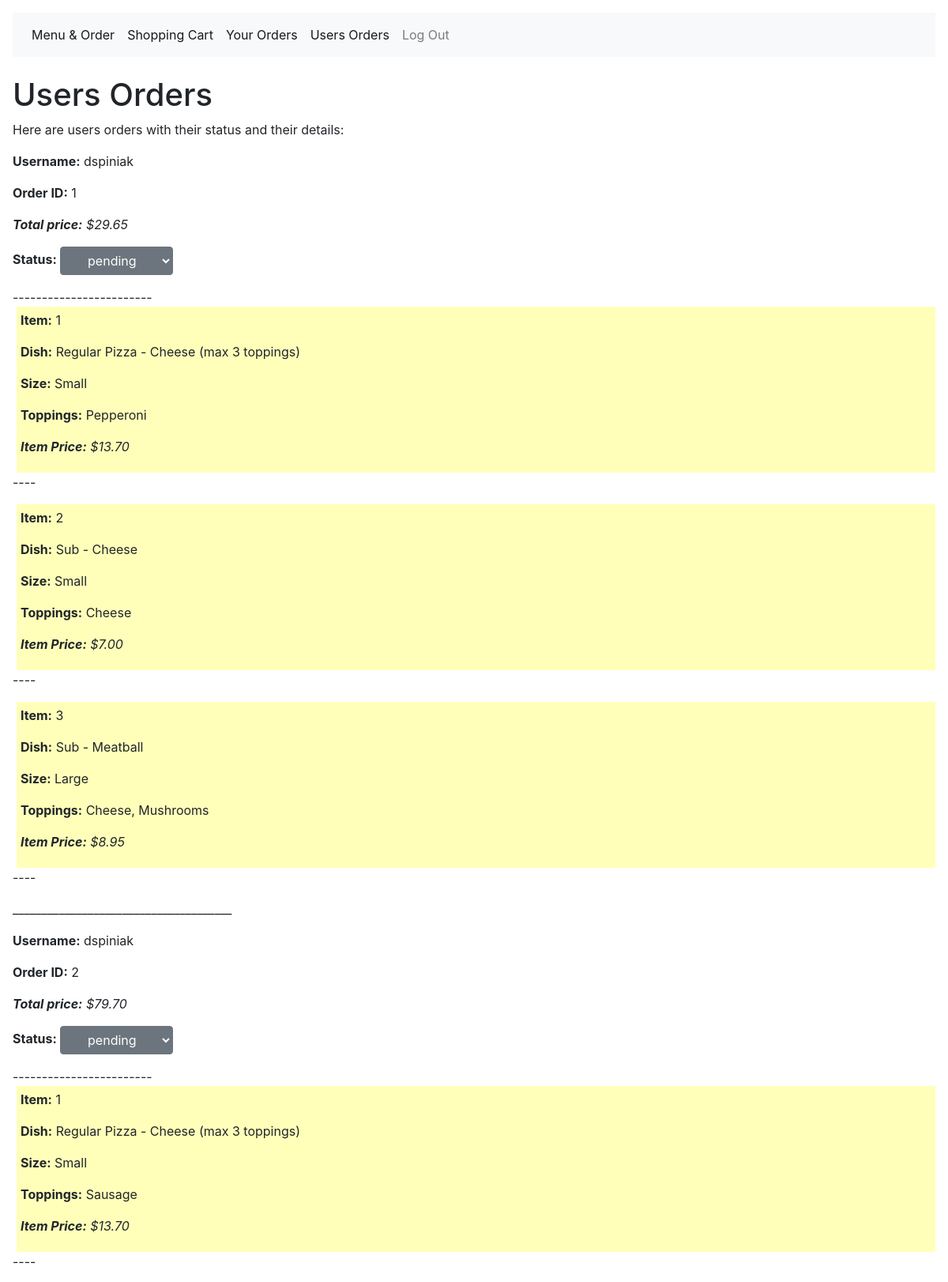
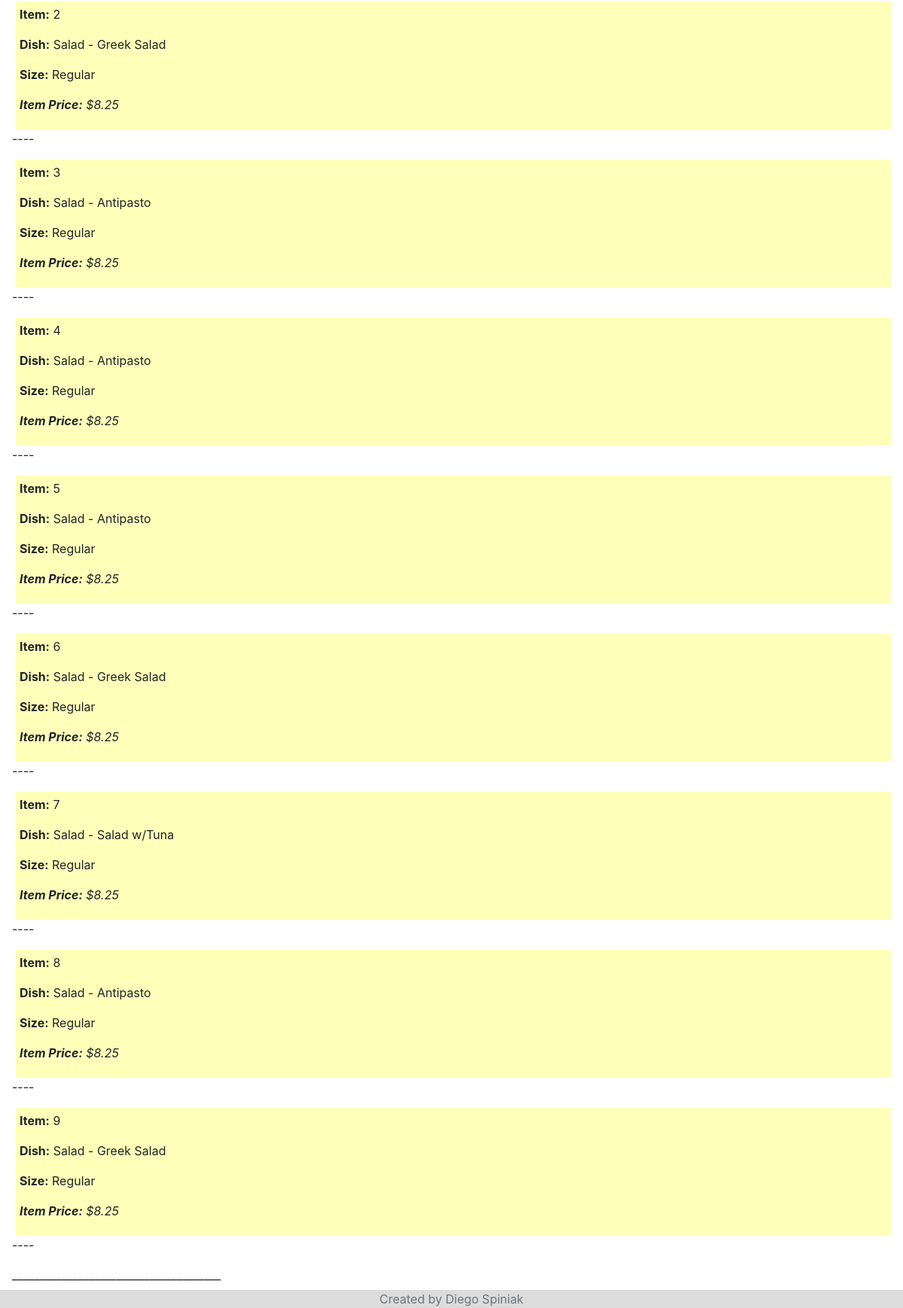
Before: /users_orders (signed in) with the older database file (2 pictures, top to bottom).
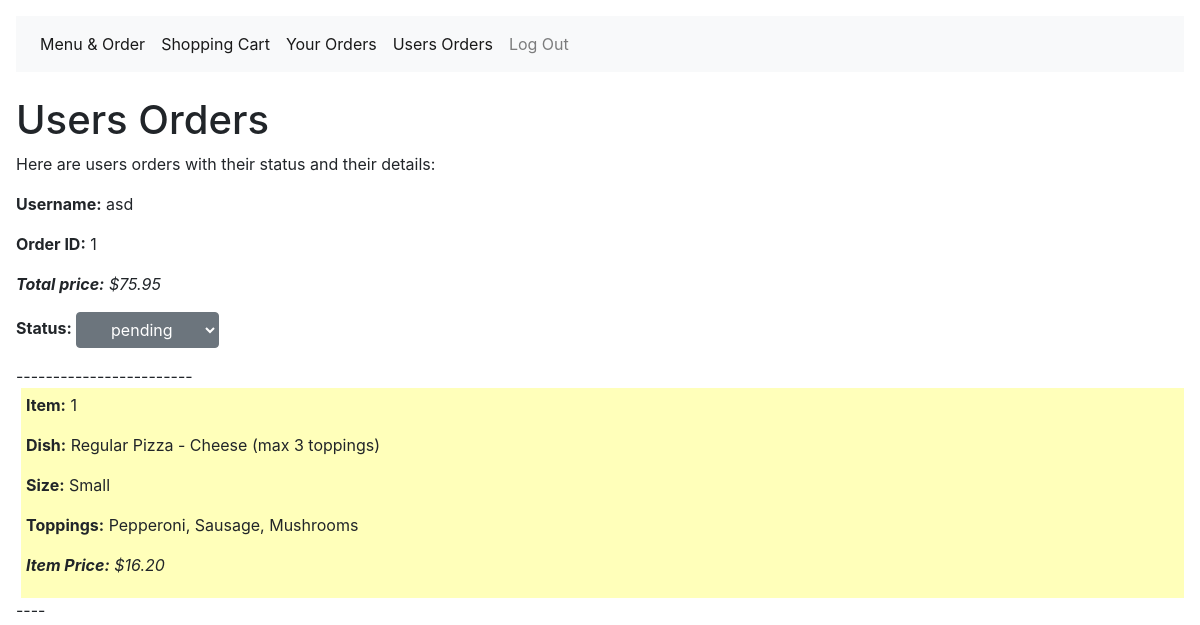
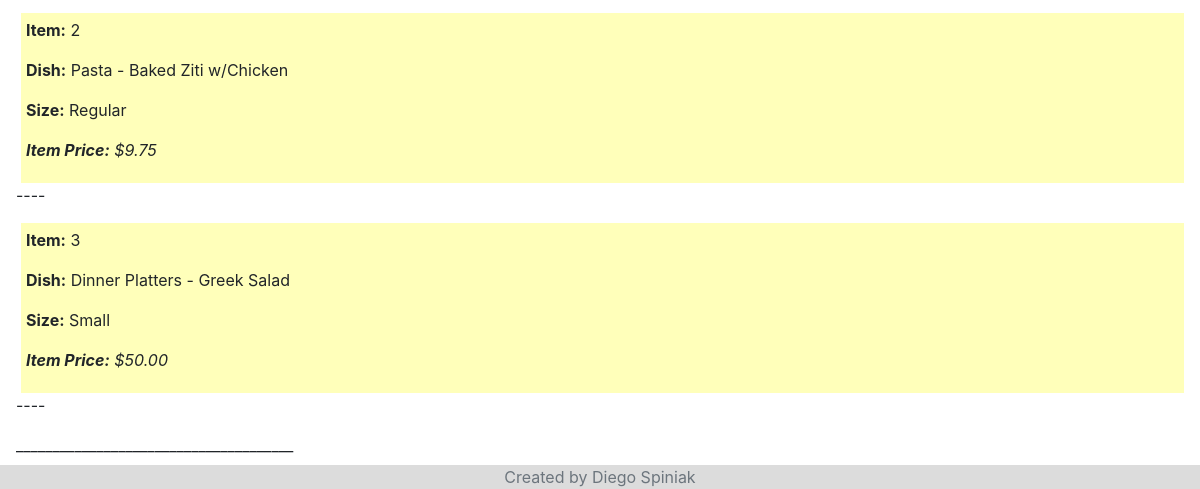
After: the same page with the newer database file (2 pictures, top to bottom).
### orders/models.py (models this page shows, shortened)
class ShoppingCart(models.Model):
    status_choices = (
        ("unconfirmed", "unconfirmed"),
        ("pending", "pending"),
        ("complete", "complete")
    )
    username = models.ForeignKey(User, on_delete=models.CASCADE)
    orders = models.ManyToManyField(Order)
    total_price = models.DecimalField(max_digits=6, decimal_places=2)
    status = models.CharField(
        max_length = 20,
        choices = status_choices,
        default = 'unconfirmed'
        )
    def __str__(self):
        return f"{self.username} has orders. Status {self.status}. Total is ${self.total_price}"

class Order(models.Model):
    username = models.ForeignKey(User, on_delete=models.CASCADE)
    food_type = models.ForeignKey(FoodType, on_delete=models.CASCADE)
    size = models.ForeignKey(Size, blank=True, on_delete=models.CASCADE)
    toppings = models.ManyToManyField(Topping, blank=True)
    order_price = models.DecimalField(max_digits=6, decimal_places=2, default=0)

class FoodType(models.Model):
    category = models.CharField(max_length=20)
    base = models.CharField(max_length=30)
    toppings = models.ManyToManyField(Topping, blank=True)
    size = models.ManyToManyField(Size)

class Size(models.Model):
    size = models.CharField(max_length=10)

class Topping(models.Model):
    topping = models.CharField(max_length=20)
    def __str__(self):
        return f"{self.topping}"

### orders/views.py (the view)
# urls.py: path("users_orders", views.users_orders,name="users_orders"),
def users_orders(request):
    if request.user.is_authenticated and request.user.is_superuser:
        shopping_carts = ShoppingCart.objects.exclude(status="unconfirmed")
        print(f"GOT USERS ORDERS FROM DB: {shopping_carts}")
        status_choices = ShoppingCart.status_choices
        context = {
            "shopping_carts": shopping_carts,
            "status_choices": status_choices
            }
    return render(request, "users_orders.html", context)

### orders/templates/users_orders.html (shortened to what this page needs)
{% extends "base.html" %}
{% load static %}
{% block content %}
  <h1>Users Orders</h1>
  {% if request.user.is_superuser %}
    {% if shopping_carts %}
      <p>Here are users orders with their status and their details:</p>
      <form id="cart_status" method="post">
      {% for shopping_cart in shopping_carts %}
          <p><b>Username:</b> {{ shopping_cart.username }}</p>
          <p><b>Order ID:</b> {{ forloop.counter }} </p>
          <p><b><i>Total price:</b> ${{shopping_cart.total_price}}</i></p>
            <p><b>Status:</b>
            <select id="{{shopping_cart.id}}" name="food_type" class="btn btn-secondary dropdown-toggle" type="select">
            {% for status in status_choices %}
                <option value="{{ status.1 }}" class="input-small"  {% if status.1 == shopping_cart.status %} selected {% endif  %}>{{ status.1}} </option>
            {% endfor %}
            </select>
            </p>
        ------------------------
        {% for order in shopping_cart.orders.all %}
        <div class="order">
        <p><b>Item:</b> {{ forloop.counter }}</p>
          <p><b>Dish:</b> {{order.food_type.category}} - {{order.food_type.base}}</p>
          <p><b>Size:</b> {{order.size.size}}</p>
          {% if order.toppings.all %}
            <p><b>Toppings:</b> {{ order.toppings.all|join:", " }}</p>
          {% endif %}
          <p><b><i>Item Price:</b> ${{order.order_price}}</i></p>
        </div>
        <p> ---- </p>
        {% endfor %}
      <p>______________________________________</p>
      {% endfor %}
      </form>
    {% else %}
      <p>There are no orders placed yet</p>
    {% endif %}
  {% endif %}
{% endblock %}

Changed rows visible on the page:
removed ShoppingCart: username "dspiniak", total_price "29.65", food_type "pending"
removed Order: food_type.category "Regular Pizza", food_type.base "Cheese (max 3 toppings)", size.size "Small", toppings.all "Pepperoni", order_price "13.70", shown under "dspiniak"
removed Order: food_type.category "Sub", food_type.base "Cheese", size.size "Small", toppings.all "Cheese", order_price "7.00", shown under "dspiniak"
removed Order: food_type.category "Sub", food_type.base "Meatball", size.size "Large", toppings.all "Cheese, Mushrooms", order_price "8.95", shown under "dspiniak"
removed ShoppingCart: username "dspiniak", total_price "79.70", food_type "pending"
removed Order: food_type.category "Regular Pizza", food_type.base "Cheese (max 3 toppings)", size.size "Small", toppings.all "Sausage", order_price "13.70", shown under "dspiniak"
removed Order: food_type.category "Salad", food_type.base "Greek Salad", size.size "Regular", order_price "8.25", shown under "dspiniak"
removed Order: food_type.category "Salad", food_type.base "Antipasto", size.size "Regular", order_price "8.25", shown under "dspiniak"
removed Order: food_type.category "Salad", food_type.base "Antipasto", size.size "Regular", order_price "8.25", shown under "dspiniak"
removed Order: food_type.category "Salad", food_type.base "Antipasto", size.size "Regular", order_price "8.25", shown under "dspiniak"
removed Order: food_type.category "Salad", food_type.base "Greek Salad", size.size "Regular", order_price "8.25", shown under "dspiniak"
removed Order: food_type.category "Salad", food_type.base "Salad w/Tuna", size.size "Regular", order_price "8.25", shown under "dspiniak"
removed Order: food_type.category "Salad", food_type.base "Antipasto", size.size "Regular", order_price "8.25", shown under "dspiniak"
removed Order: food_type.category "Salad", food_type.base "Greek Salad", size.size "Regular", order_price "8.25", shown under "dspiniak"
added ShoppingCart: username "asd", total_price "75.95", food_type "pending"
added Order: food_type.category "Regular Pizza", food_type.base "Cheese (max 3 toppings)", size.size "Small", toppings.all "Pepperoni, Sausage, Mushrooms", order_price "16.20", shown under "asd"
added Order: food_type.category "Pasta", food_type.base "Baked Ziti w/Chicken", size.size "Regular", order_price "9.75", shown under "asd"
added Order: food_type.category "Dinner Platters", food_type.base "Greek Salad", size.size "Small", order_price "50.00", shown under "asd"
